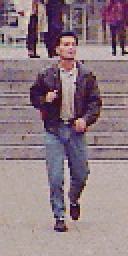
#> input picture Submission/Others/notebooks/archive (not runnable)/00019_male_fore.jpg, 64 x 128 px (shown 2 times larger)
$ jupyter execute --allow-errors Franco_HOG_SVM.ipynb
#> lines starting #> are read from the running program, lines starting #| are printed output that depends on the picture; long printed decimals are rounded
### CITS4402 Project: Histograms of Oriented Gradients for Human Detection
#### Group member: Franco Meng 23370209, Laine Mulvay 22708032
#### Date: 20-May-2025

[cell 1]
import math
import numpy as np
import cv2
import matplotlib.pyplot as plt
from skimage import io, color
from scipy import ndimage
from icrawler.builtin import GoogleImageCrawler
from PIL import ImageTk, Image
from icrawler.downloader import ImageDownloader
import os
import random
from skimage.feature import hog
from sklearn.svm import LinearSVC, SVC
from sklearn.model_selection import train_test_split
from sklearn.metrics import det_curve, roc_curve, auc
from sklearn.metrics import accuracy_score, precision_score, recall_score, roc_auc_score
from sklearn.metrics import RocCurveDisplay, confusion_matrix, DetCurveDisplay
from sklearn.metrics.pairwise import cosine_similarity

[cell 2]
# [18 lines of commented-out code are left out]

#### Phase 1: Dataset Building

[cell 3]
#pip install icrawler pillow opencv-python

[cell 4]
#Below two lines scraping images from google images.
#google_crawler = GoogleImageCrawler(storage={'root_dir': 'empty_street_images'})
#google_crawler.crawl(keyword='no human city road', max_num=10)

[cell 5]
# [19 lines of commented-out code are left out]

[cell 6]
#segment_images('empty_street_images_6', 'non_human_patches_6')

#### Phase 2: Feature Extraction and SVM Training

[cell 7]
#below function is to compute_grad
def compute_grad(np_image, filter_ = "default" ):
    image=np.float32(np_image)
    #Here designed 3 different kernels for ablation study.
    if filter_ == "Sobel":
        kernel_x=np.array([[-1, 0, 1],
                           [-2, 0, 2],
                           [-1, 0, 1]], dtype=np.float32)
        kernel_y=np.array([[-1, -2, -1],
                           [ 0,  0,  0],
                           [ 1,  2,  1]], dtype=np.float32)
    elif filter_ == "Prewitt":
        kernel_x = np.array([[-1, 0, 1],
                             [-1, 0, 1],
                             [-1, 0, 1]], dtype=np.float32)
        kernel_y = np.array([[-1, -1, -1],
                             [ 0,  0,  0],
                             [ 1,  1,  1]], dtype=np.float32)
    else:
        kernel_x = np.array([[-1, 0, 1]], dtype=np.float32) #use [-1,0,1] filter without smoothing as required in default settings
        kernel_y = np.array([[-1],
                             [0],
                             [1]], dtype=np.float32) #use [-1,0,1] filter without smoothing as required
    grad_x = cv2.filter2D(image, -1, kernel_x) #filter applied on x direction
    grad_y = cv2.filter2D(image, -1, kernel_y) #filter applied on y direction

    mag, ang = cv2.cartToPolar(grad_x, grad_y, angleInDegrees = True) #use CV2's cartToPolar to get magtitude and angel (in 360 degree)
    #based on the documentation found on the CV2 webpage: The angles are calculated with accuracy about 0.3 degrees.
    #https://docs.opencv.org/3.0-beta/modules/core/doc/operations_on_arrays.html#carttopolar
    return mag, ang

[cell 8]
#below function is to compute_histogram, with number_bins default to 9 and angel default to 0-180
def compute_histogram(mag_cell, ang_cell, num_bins=9, angle_ = 180):
    bin_size = angle_ // num_bins # Oritation Bin (change for Ablation Study)
    histogram = np.zeros(num_bins) # create a container for histogram
    for i in range(mag_cell.shape[0]): #iterate each mag and ang cell then put in the correct bin for histogram
        for j in range(mag_cell.shape[1]):
            mag = mag_cell[i, j]
            if angle_ == 180: # (change for Ablation Study)
                ang = ang_cell[i, j]
                ang = ang % 180 #convert 360 degree to 180 degree, from signed angle to un-signed angle
            else:
                ang = ang_cell[i, j]
            bin_ = int(ang // bin_size) % num_bins
            histogram[bin_] += mag  #put gradient value into oritation bin
    return histogram

[cell 9]
#below is the main function will be used to compute hog features with input images.
#with cell_size default as 8x8, block_size default as 16x16 as required.
def compute_hog(image, cell_size=8, block_size=16, num_bins=9, block_stride = 1,filter_ = "default", angle_ = 180 ): #(Change Settings for Ablation Study)

    height, width = image.shape
    mag, ang = compute_grad(image,filter_ )
    number_of_Xcells = width // cell_size #how many cells in X
    number_of_Ycells = height // cell_size #how many cells in Y

    cell_histograms = np.zeros((number_of_Ycells, number_of_Xcells, num_bins))

    for y in range(number_of_Ycells):
        for x in range(number_of_Xcells):
            y1 = y * cell_size  #Starting Index of Y
            y2 = y1 + cell_size #Ending Index of Y
            x1 = x * cell_size  #Starting Index of X
            x2 = x1 + cell_size #Ending Index of X

            mag_cell = mag[y1:y2, x1:x2] #extract correct section of magtitude
            ang_cell = ang[y1:y2, x1:x2] #extract correct section of angel

            cell_histograms[y, x, :] = compute_histogram(mag_cell, ang_cell, num_bins, angle_) #put result into the cell_histograms

    block_number = block_size // cell_size
    block_hist = []
    #sliding blocks on Y and X, here I've added step size, if cell size is 8, block size is 32, I can slide cell by cell
    #or every second cell for the block nomalisation
    for y in range(0, number_of_Ycells - block_number + 1, block_stride):
        for x in range(0, number_of_Xcells - block_number + 1, block_stride):
            block = cell_histograms[y:y+block_number, x:x+block_number, :].flatten() #flatten into one vector
            eps = 1e-5 #to avoid divided by zero.
            block_norm_1 = block / (np.linalg.norm(block) + eps)  #First normalisaiton
            block_norm_1 = np.clip(block_norm_1, 0, 0.2)  #Clip Lowe-style , mentioned in paper : Lowe's Scale Invariant Feature Transformation (SIFT)
            block_norm_2 = block_norm_1 / (np.linalg.norm(block_norm_1) + eps) #Second normalisation
            block_hist.append(block_norm_2)

    return np.concatenate(block_hist)

[cell 10]
#!pip install openpyxl

[cell 11]
#below part is to use a single image to test the result of HOG feature vector, and to compare the
#the final HOG feature result between above written algorithms versus HOG function from Skimage Package

[cell 12]
original_image = Image.open('00019_male_fore.jpg')
#> original_image is the input picture: PIL image 64x128 RGB; mean R, G, B 143.4, 123.2, 130.9
np_image = np.array(original_image.convert('L'))
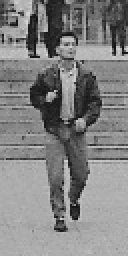
#> np_image: shape (128, 64) (shown 2 times larger); min 15, max 221, mean 130.1
np_image=np.float32(np_image)

[cell 13]
features_selfwritten = compute_hog(np_image, cell_size=8, block_size=16, num_bins=9, block_stride = 1,filter_ = "default", angle_ = 180)
#> in compute_grad, `grad_x = cv2.filter2D(image, -1, kernel_x)`:
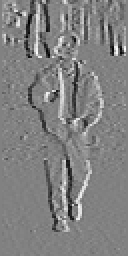
#> grad_x: shape (128, 64) float32 (shown 2 times larger); min -194, max 188, mean 0; drawn with min black and max white
#> in compute_grad, `grad_y = cv2.filter2D(image, -1, kernel_y)`:
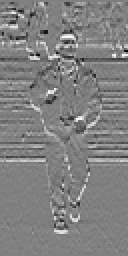
#> grad_y: shape (128, 64) float32 (shown 2 times larger); min -183, max 180, mean 1.1; drawn with min black and max white
#> in compute_grad, `mag, ang = cv2.cartToPolar(grad_x, grad_y, angleInDegrees = True) #use..`:
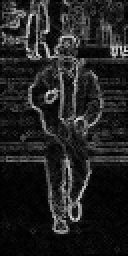
#> mag: shape (128, 64) float32 (shown 2 times larger); min 0, max 228.6, mean 34.6
#> in compute_grad, `mag, ang = cv2.cartToPolar(grad_x, grad_y, angleInDegrees = True) #use..`:
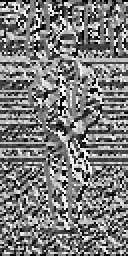
#> ang: shape (128, 64) float32 (shown 2 times larger); min 0, max 359.6, mean 175.2; drawn with min black and max white
#> after the loop in compute_hog, `for y in range(0, number_of_Ycells - block_number + 1, block_stride):`: block_hist = 105 items
#> features_selfwritten = 3780 values, max 0.527 at index 2524, min 0 at index 461, mean 0.139
features_selfwritten
#> Out has the same summary as features_selfwritten

[cell 14]
#HOG is from skimage.feature https://scikit-image.org/docs/stable/auto_examples/features_detection/plot_hog.html
features = hog(
    np_image,
    orientations=9,
    pixels_per_cell=(8, 8),
    cells_per_block=(2, 2),
    block_norm='L2-Hys',
    transform_sqrt=False,  # no gamma correction
    visualize=False,
    feature_vector=True
)
#> features has the same summary as features_selfwritten
features
#> Out has the same summary as features_selfwritten

[cell 15]
#By comparing HOG function from SKimage, with selfwritten function, two HOG final output vectors are basically identical
print("Cosine similarity:", cosine_similarity([features], [features_selfwritten])[0][0])
#| Cosine similarity: 1

[cell 16]
# [5 lines of commented-out code are left out]

human_dir_train = 'Submission/Others/Dataset_1105/Final/human_train'
non_human_dir_train = 'Submission/Others/Dataset_1105/Final/non_human_train'

human_dir_test = 'Submission/Others/Dataset_1105/Final/human_test'
non_human_dir_test = 'Submission/Others/Dataset_1105/Final/non_human_test'


image_size = (64, 128)

def load_images(folder, label, sample_size):
    files = [f for f in os.listdir(folder) if f.lower().endswith(('.jpg', '.png', '.jpeg'))]
    selected_files = random.sample(files, sample_size)

    data = []
    labels = []
    file_names = []

    for file in selected_files:
        path = os.path.join(folder, file)
        original_image = Image.open(path)
        np_image = np.array(original_image.convert('L'))
        np_image = cv2.resize(np_image, image_size)

        data.append(np_image)
        labels.append(label)
        file_names.append(file)

    return data, labels, file_names

[cell 17]
#below is to prepare training sets for linear SVM

[cell 18]
random.seed(1245)
#> (the rest of this cell did not finish here and is left out)

non_human_data, non_human_labels, file_names_non_human = load_images(non_human_dir_train, label = 0, sample_size =250)

#> (a cell that did not finish here is left out)

[cell 20]
#below is to prepare testing sets

[cell 21]
random.seed(12451)
#> (the rest of this cell did not finish here and is left out)
